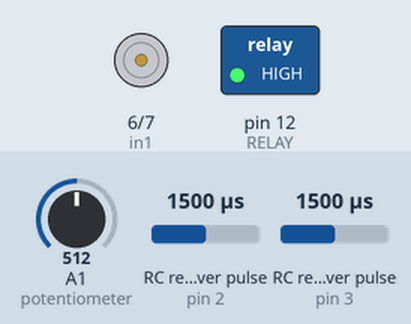
Simulated run of this sketch. Board: Arduino Uno, built with avr-gcc and run on an emulated ATmega328P. Parts: motor-driver pin pairs drawn as motors (green arrow = first pin HIGH = forward, orange = second pin HIGH = backward, longer = more drive, scaled by the enable pin), switched loads named in the sketch (green lamp = pin HIGH). Wiring (inferred from the names in the program): 2 × RC receiver channel: data pin 2 / data pin 3. The test bench sets the inputs (shaded band); at power-on: RC receiver pulse (sensors on pin 3, pin 2) 1500 µs, A1 (potentiometer) = 512. What the sketch prints to the serial monitor is not drawn.

Above: at 0.1 s.
1.3 s: RC receiver pulse (sensor on pin 3) set to 1250 µs
At 2.7 s:
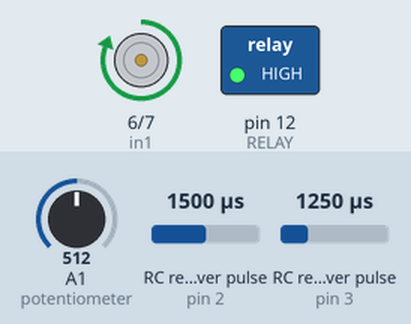
3.7 s: A1 (potentiometer) set to 40
At 4.7 s:
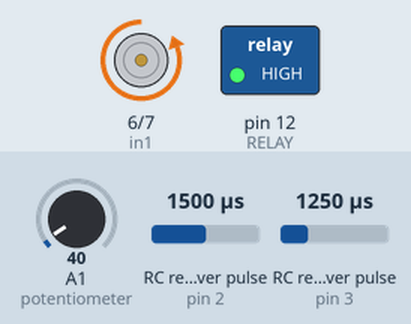
5.2 s: RC receiver pulse (sensor on pin 3) set to 1020 µs
At 7.9 s:
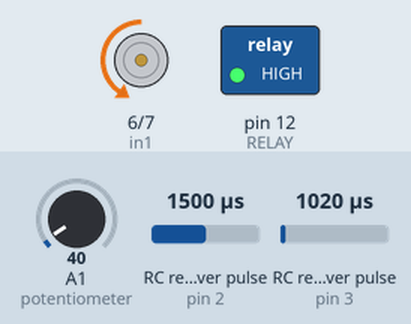
8.2 s: RC receiver pulse (sensor on pin 2) set to 1829 µs
11.2 s: RC receiver pulse (sensor on pin 2) set to 1839 µs
At 13.3 s:
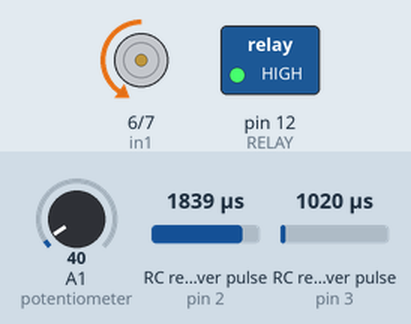
14.2 s: A1 (potentiometer) set to 122
At 14.7 s:
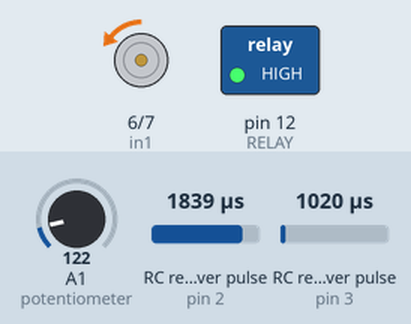
Timing chart, 0 to 23.4 s (numbered marks = the images above; inputs shaded):
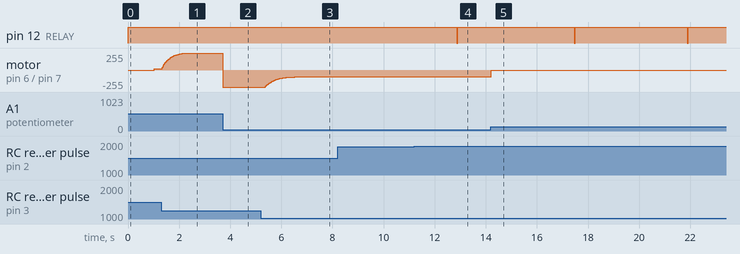

The sketch:

servo.ino
```cpp
    #define enA 9
    #define in1 6
    #define in2 7
    #define button 4
    #define RELAY 12
    #define CH1 3
    #define CH2 2
    #define RANGE 1000

    void setup() {
      pinMode(enA,    OUTPUT);
      pinMode(in1,    OUTPUT);
      pinMode(in2,    OUTPUT);
      pinMode(RELAY,  OUTPUT);
      pinMode(button, INPUT);
      pinMode(CH1,    INPUT);
      pinMode(CH2,    INPUT);
      TCCR1B = TCCR1B & B11111000 | B00000001;
      // Set initial rotation direction
      digitalWrite(in1, LOW);
      digitalWrite(in2, HIGH);
      attachInterrupt(digitalPinToInterrupt(CH1), ch1_interrupt, CHANGE);
      attachInterrupt(digitalPinToInterrupt(CH2), ch2_interrupt, CHANGE);

      Serial.begin(9600);
    }

    int counter =0;
    int value =0;
    int oldCh1;


    volatile unsigned int oldCh[2];
    volatile unsigned int microsStart[2]={0,0};
    volatile unsigned int readout[2]={0,0};
    volatile bool isPPMOk = false;
    volatile unsigned int valid_frames = 0;

    void ch1_interrupt() {
      volatile int ch = digitalRead(CH1);
      if (ch==1 && oldCh[0]==0)
      {
        microsStart[0] = micros();
      }
      if (ch==0 && oldCh[0]==1)
      {
        //Faling
        readout[0] = micros()- microsStart[0];
        valid_frames ++;

      }
      if (readout[0] > 2500)
      {
        valid_frames = 0;
        isPPMOk = false;
      }
      else
      {
        if (valid_frames > 50)
        {
          isPPMOk = true;
        }
      }
      oldCh[0] = ch;
    }
    void ch2_interrupt()
    {
      volatile int ch = digitalRead(CH2);
      if (ch==1 && oldCh[1]==0)
      {
        microsStart[1] = micros();
      }
      if (ch==0 && oldCh[1]==1)
      {
        //Faling
        readout[1] = micros()- microsStart[1];
      }

      oldCh[1] = ch;

    }

    int lastSetpoint = 0;

    char buffer [50];
    void loop() {
      // input PPM smoothing
      int setPoint = map(readout[0], 1000, 2000, -RANGE, RANGE);
      if (setPoint > RANGE) setPoint = RANGE;
      if (setPoint < -RANGE) setPoint = -RANGE;

      int setPointSmooth = lastSetpoint + (-lastSetpoint+setPoint)/10;
      lastSetpoint = setPointSmooth;


      // potientometer
      int potValue = analogRead(A1); // Read potentiometer value
      int input = map(potValue, 100, 900, -RANGE , RANGE);

      // error and P controller
      int error = -input + setPointSmooth;
      int output = 0;
      float kp  = 2;
      if (abs(error) < RANGE/kp)
      {
        output = error *kp;
      }
      else
      {
        if (error > 0) output = RANGE;
        if (error < 0) output = -RANGE;

      }
      bool is_ok = false;


      if (isPPMOk)
      {
        int pwmOutput = map(abs(output), 0, RANGE, 0 , 255);
        //Serial.println(pwmOutput);
        analogWrite(enA, pwmOutput); // Send PWM signal to L298N Enable pin
        // Read button - Debounce

        //int i=sprintf (buffer, "%d %d \n", setPoint,input );
        //for(int l= 0; l<=i; l++)
        //  Serial.print(buffer[l]);
        if (output > 50)
        {
          digitalWrite(in1, LOW);
          digitalWrite(in2, HIGH);
        }
        else if (output < -50)

        {
           digitalWrite(in1,HIGH );
           digitalWrite(in2, LOW);
        }
      }
      else
      {
        digitalWrite(in2, LOW);
        digitalWrite(in1, LOW);
      }

      // Relay
      if(readout[1]>1850 and readout[1] < 3000)
      {
         digitalWrite(RELAY, LOW);
      }else
      {
         digitalWrite(RELAY, HIGH);
      }

      // logging

      int i=sprintf (buffer, "%d %d %d %d %d %d, %d \n",readout[0],readout[1], setPoint,setPointSmooth, output,  input, isPPMOk);
      for(int l= 0; l<=i; l++)
        Serial.print(buffer[l]);


    }
```

Measured:
- after the input at 1.3 s, motor on pin 6 (in1) / pin 7 (in2): moves from forward 19/255 to forward 255/255 over 0.89 s, starting at once
- after the input at 3.7 s, motor on pin 6 (in1) / pin 7 (in2): forward 255/255 → backward 255/255 at once
- after the input at 5.2 s, motor on pin 6 (in1) / pin 7 (in2): moves from backward 255/255 to backward 101/255 over 1.4 s, starting after 0.16 s
- after the input at 8.2 s, every drawn part: stays the same
- after the input at 11.2 s, pin 12 (RELAY): HIGH → LOW after 1.7 s, → HIGH 0.04 s later
- after the input at 14.2 s, pin 12 (RELAY): alternates HIGH for 4.4 s and LOW for 0.04 s, starting after 3.3 s; motor on pin 6 (in1) / pin 7 (in2): backward 101/255 → backward 3/255 at once
